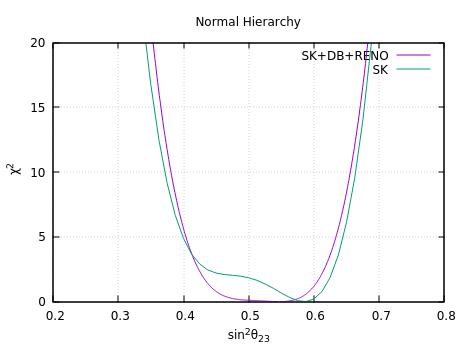

Write gnuplot code to recreate this figure.
#!/usr/local/bin/gnuplot -persist
#
#    
#    	G N U P L O T
#    	Version 5.4 patchlevel 0    last modified 2020-07-13 
#    
#    	Copyright (C) 1986-1993, 1998, 2004, 2007-2020
#    	Thomas Williams, Colin Kelley and many others
#    
#    	gnuplot home:     http://www.gnuplot.info
#    	faq, bugs, etc:   type "help FAQ"
#    	immediate help:   type "help"  (plot window: hit 'h')
# set terminal qt 0 font "Sans,9"
# set output
unset clip points
set clip one
unset clip two
unset clip radial
set errorbars front 1.000000 
set border 31 front lt black linewidth 1.000 dashtype solid
set zdata 
set ydata 
set xdata 
set y2data 
set x2data 
set boxwidth
set boxdepth 0
set style fill  empty border
set style rectangle back fc  bgnd fillstyle   solid 1.00 border lt -1
set style circle radius graph 0.02 
set style ellipse size graph 0.05, 0.03 angle 0 units xy
set dummy x, y
set format x "% h" 
set format y "% h" 
set format x2 "% h" 
set format y2 "% h" 
set format z "% h" 
set format cb "% h" 
set format r "% h" 
set ttics format "% h"
set timefmt "%d/%m/%y,%H:%M"
set angles radians
set tics back
set grid nopolar
set grid xtics nomxtics ytics nomytics noztics nomztics nortics nomrtics \
 nox2tics nomx2tics noy2tics nomy2tics nocbtics nomcbtics
set grid layerdefault   lt 0 linecolor 0 linewidth 0.500,  lt 0 linecolor 0 linewidth 0.500
unset raxis
set theta counterclockwise right
set style parallel front  lt black linewidth 2.000 dashtype solid
set key notitle
set key fixed right top vertical Right noreverse enhanced autotitle nobox
set key noinvert samplen 4 spacing 1 width 0 height 0 
set key maxcolumns 0 maxrows 0
set key noopaque
unset label
unset arrow
unset style line
unset style arrow
set style histogram clustered gap 2 title textcolor lt -1
unset object
unset walls
set style textbox  transparent margins  1.0,  1.0 border  lt -1 linewidth  1.0
set offsets 0, 0, 0, 0
set pointsize 1
set pointintervalbox 1
set encoding utf8
unset polar
unset parametric
unset spiderplot
unset decimalsign
unset micro
unset minussign
set view 60, 30, 1, 1
set view azimuth 0
set rgbmax 255
set samples 100, 100
set isosamples 10, 10
set surface 
unset contour
set cntrlabel  format '%8.3g' font '' start 5 interval 20
set mapping cartesian
set datafile separator whitespace
set datafile nocolumnheaders
unset hidden3d
set cntrparam order 4
set cntrparam linear
set cntrparam levels 5
set cntrparam levels auto
set cntrparam firstlinetype 0 unsorted
set cntrparam points 5
set size ratio 0 1,1
set origin 0,0
set style data points
set style function lines
unset xzeroaxis
unset yzeroaxis
unset zzeroaxis
unset x2zeroaxis
unset y2zeroaxis
set xyplane relative 0.5
set tics scale  1, 0.5, 1, 1, 1
set mxtics default
set mytics default
set mztics default
set mx2tics default
set my2tics default
set mcbtics default
set mrtics default
set nomttics
set xtics border in scale 1,0.5 mirror norotate  autojustify
set xtics  norangelimit autofreq 
set ytics border in scale 1,0.5 mirror norotate  autojustify
set ytics  norangelimit autofreq 
set ztics border in scale 1,0.5 nomirror norotate  autojustify
set ztics  norangelimit autofreq 
unset x2tics
unset y2tics
set cbtics border in scale 1,0.5 mirror norotate  autojustify
set cbtics  norangelimit autofreq 
set rtics axis in scale 1,0.5 nomirror norotate  autojustify
set rtics  norangelimit autofreq 
unset ttics
set title "Normal Hierarchy" 
set title  font "" textcolor lt -1 norotate
set timestamp bottom 
set timestamp "" 
set timestamp  font "" textcolor lt -1 norotate
set trange [ * : * ] noreverse nowriteback
set urange [ * : * ] noreverse nowriteback
set vrange [ * : * ] noreverse nowriteback
set xlabel "sin^2{/symbol q}_{23}" 
set xlabel  font "" textcolor lt -1 norotate
set x2label "" 
set x2label  font "" textcolor lt -1 norotate
set xrange [ 0.200000 : 0.800000 ] noreverse writeback
set x2range [ * : * ] noreverse writeback
set ylabel "{/symbol c}^2" 
set ylabel  font "" textcolor lt -1 rotate
set y2label "" 
set y2label  font "" textcolor lt -1 rotate
set yrange [ 0.00000 : 20.0000 ] noreverse writeback
set y2range [ * : * ] noreverse writeback
set zlabel "" 
set zlabel  font "" textcolor lt -1 norotate
set zrange [ 0.00000 : 20.0000 ] noreverse writeback
set cblabel "" 
set cblabel  font "" textcolor lt -1 rotate
set cbrange [ * : * ] noreverse writeback
set rlabel "" 
set rlabel  font "" textcolor lt -1 norotate
set rrange [ * : * ] noreverse writeback
unset logscale
unset jitter
set zero 1e-08
set lmargin  -1
set bmargin  -1
set rmargin  -1
set tmargin  -1
set locale "es_MX.UTF-8"
set pm3d explicit at s
set pm3d scansautomatic
set pm3d interpolate 1,1 flush begin noftriangles noborder corners2color mean
set pm3d clip z 
set pm3d nolighting
set palette positive nops_allcF maxcolors 0 gamma 1.5 color model RGB 
set palette rgbformulae 7, 5, 15
set colorbox default
set colorbox vertical origin screen 0.9, 0.2 size screen 0.05, 0.6 front  noinvert bdefault
set style boxplot candles range  1.50 outliers pt 7 separation 1 labels auto unsorted
set loadpath 
set fontpath
set psdir
set fit brief errorvariables nocovariancevariables errorscaling prescale nowrap v5
GNUTERM = "qt"
VoxelDistance = 9.00500479207635e-308
## Last datafile plotted: "sin2t23_vs_chi_sk2018nh.dat"
plot 'new_sin2t23_vs_chi2_nh.dat' w l title 'SK+DB+RENO', 'sin2t23_vs_chi_sk2018nh.dat' w l title 'SK'
#    EOF
